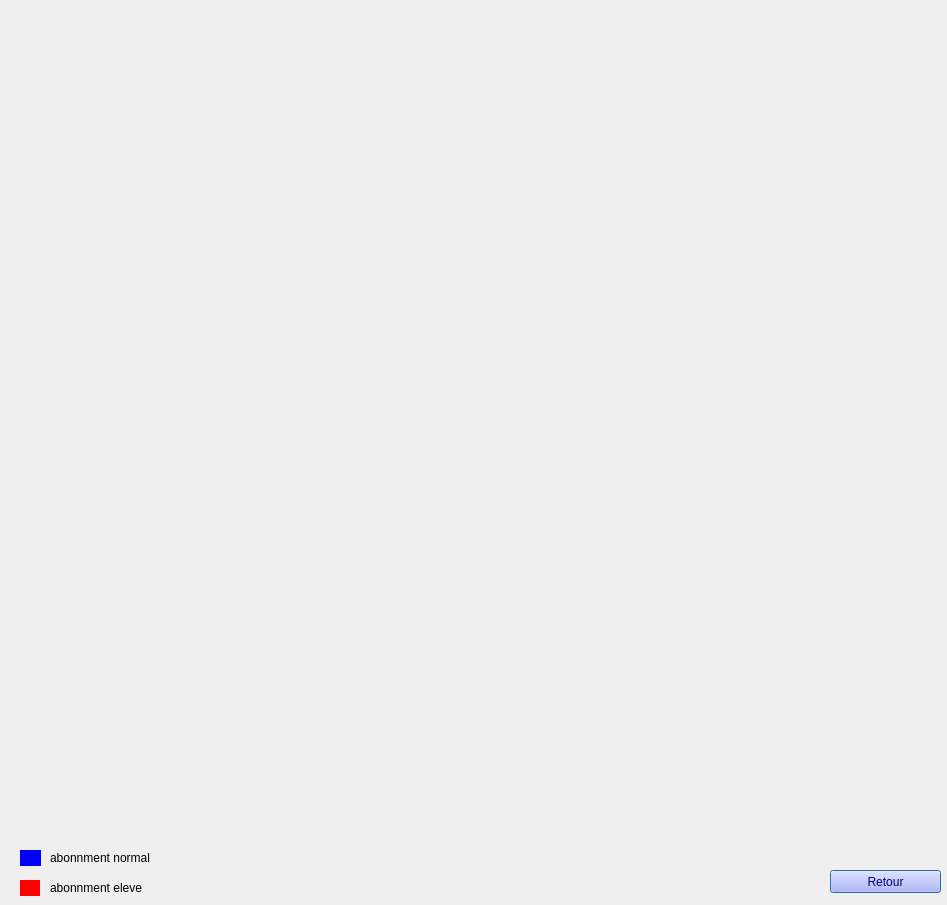
<?xml version="1.0" encoding="UTF-8"?>
<ui version="4.0">
 <class>statistic</class>
 <widget class="QDialog" name="statistic">
  <property name="geometry">
   <rect>
    <x>0</x>
    <y>0</y>
    <width>947</width>
    <height>905</height>
   </rect>
  </property>
  <property name="windowTitle">
   <string>Dialog</string>
  </property>
  <widget class="QPushButton" name="retour">
   <property name="geometry">
    <rect>
     <x>830</x>
     <y>870</y>
     <width>111</width>
     <height>23</height>
    </rect>
   </property>
   <property name="styleSheet">
    <string notr="true">font: 75 italic 8pt &quot;MS Shell Dlg 2&quot;;
color: rgb(0, 0, 127);
background-color: rgb(170, 170, 255);
</string>
   </property>
   <property name="text">
    <string>Retour</string>
   </property>
  </widget>
  <widget class="QLabel" name="label_2">
   <property name="geometry">
    <rect>
     <x>50</x>
     <y>880</y>
     <width>161</width>
     <height>16</height>
    </rect>
   </property>
   <property name="text">
    <string>abonnment eleve</string>
   </property>
  </widget>
  <widget class="QLabel" name="label">
   <property name="geometry">
    <rect>
     <x>50</x>
     <y>850</y>
     <width>171</width>
     <height>16</height>
    </rect>
   </property>
   <property name="text">
    <string>abonnment normal</string>
   </property>
  </widget>
  <widget class="QWidget" name="widget_5" native="true">
   <property name="geometry">
    <rect>
     <x>20</x>
     <y>880</y>
     <width>20</width>
     <height>16</height>
    </rect>
   </property>
   <property name="styleSheet">
    <string notr="true">background-color: rgb(255, 0, 0);</string>
   </property>
  </widget>
  <widget class="QWidget" name="widget" native="true">
   <property name="geometry">
    <rect>
     <x>20</x>
     <y>850</y>
     <width>21</width>
     <height>16</height>
    </rect>
   </property>
   <property name="styleSheet">
    <string notr="true">
background-color: rgb(0, 0, 255);</string>
   </property>
   <widget class="QWidget" name="widget_4" native="true">
    <property name="geometry">
     <rect>
      <x>10</x>
      <y>10</y>
      <width>16</width>
      <height>16</height>
     </rect>
    </property>
    <property name="styleSheet">
     <string notr="true">
background-color: rgb(0, 0, 255);</string>
    </property>
   </widget>
  </widget>
 </widget>
 <resources/>
 <connections/>
</ui>
